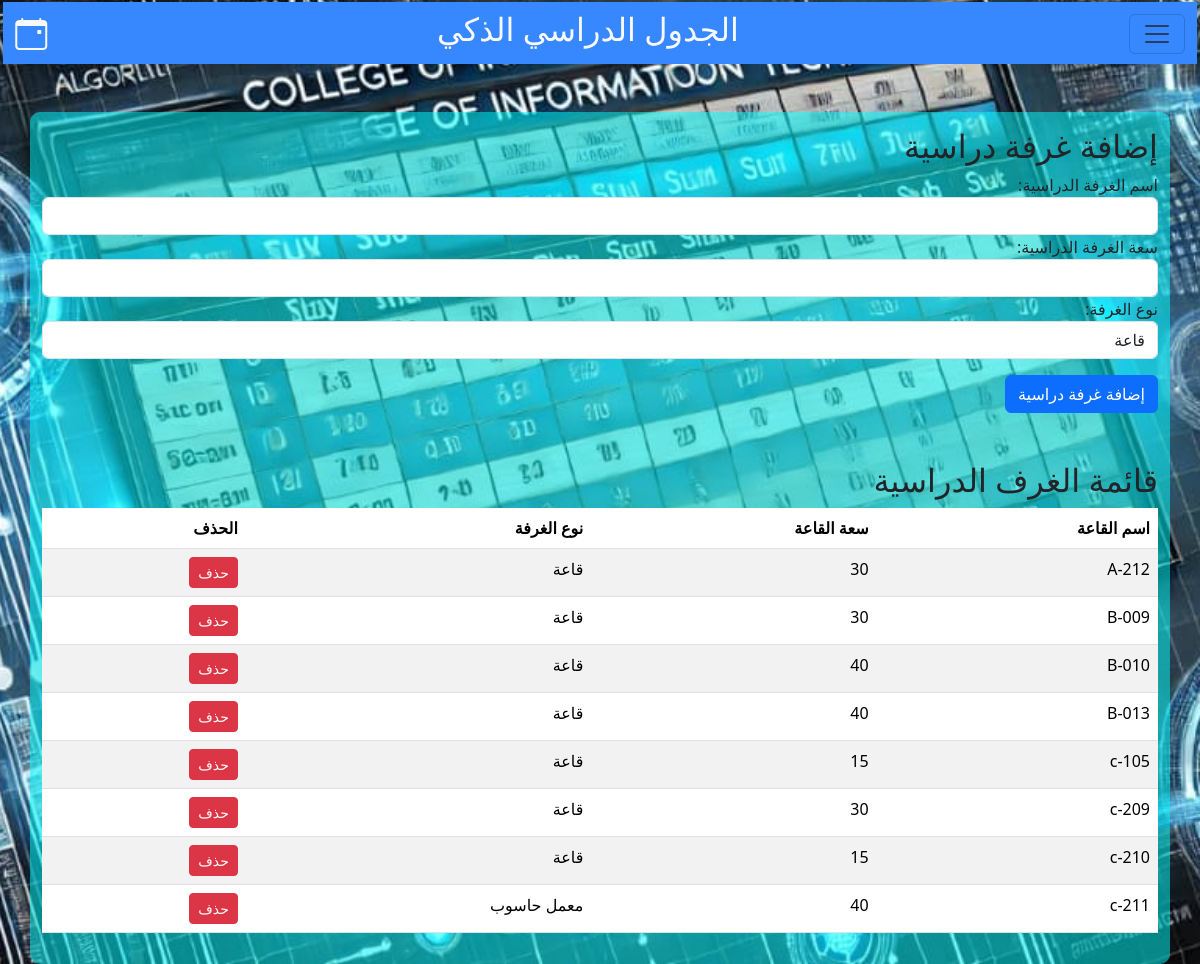
The page /add_room/ (signed in) on the database its author committed.
### scheduler/models.py (models this page shows, shortened)
class Room(models.Model):
    ROOM_TYPES = [
        ('hall', 'قاعة'),
        ('computer_lab', 'معمل حاسوب'),
        ('chemistry_lab', 'معمل كيمياء'),
        ('rocks_lab', 'معمل صخور'),
        ('biology_lab', 'معمل أحياء'),
        ('movable_prosthetics_lab', 'معمل التركيبات المتحركة'),
        ('dental_lab', 'معمل صناعة الأسنان'),
        ('fixed_prosthetics_lab', 'معمل التركيبات الثابتة'),
        ('casting_lab', 'معمل الصب'),
        ('conservative_lab', 'معمل العلاج التحفظي'),
        ('electrical_engineering_lab', 'معمل هندسة كهربائية وإلكترونية'),
        ('materials_engineering_lab', 'معمل هندسة المواد'),
        ('renewable_energy_lab', 'معمل الطاقات المتجددة'),
    ]
    name = models.CharField(max_length=50)
    capacity = models.IntegerField()
    college = models.ForeignKey(College, on_delete=models.CASCADE)
    room_type = models.CharField(max_length=400, choices=ROOM_TYPES, default='hall')

### scheduler/views.py (the view, shortened to what this page needs)
# urls.py: path('add_room/', views.add_room, name='add_room'),
@login_required(login_url='Login_view')
def add_room(request):
    user_college = get_object_or_404(College, user=request.user)
    rooms = Room.objects.filter(college=user_college).order_by('name')
    return render(request, 'add_room.html', {'rooms': rooms})

### templates/add_room.html (shortened to what this page needs)
{% extends 'base.html'%}
{% load static %}
{% block contant %}
<div class="add">
  <nav class="navbar sticky-top"  >
    <div class="container-fluid">
      <i class="bi bi-calendar-event fs-2 text-light"></i>
      <h2 class="text-light"> الجدول الدراسي الذكي</h2>
      <button class="navbar-toggler " type="button"  data-bs-toggle="offcanvas" data-bs-target="#offcanvasNavbar" aria-controls="offcanvasNavbar" aria-label="Toggle navigation">
        <span class="navbar-toggler-icon "></span>
      </button>
</nav>
<div class="container mt-5 add" dir="rtl">
  <h2>إضافة غرفة دراسية</h2>
  <form method="POST">
      <div class="form-group">
          <label for="name">اسم الغرفة الدراسية:</label>
          <input type="text" name="name" id="name" class="form-control" required>
      </div>
      <div class="form-group">
          <label for="capacity">سعة الغرفة الدراسية: </label>
          <input type="number" name="capacity" id="capacity" class="form-control" required>
      </div>
      <div class="form-group">
        <label for="room_type">نوع الغرفة:</label>
        <select name="room_type" id="room_type" class="form-control" required>
            <option value="hall">قاعة</option>
        </select>
    </div>
      <button type="submit" class="btn btn-primary mt-3">إضافة غرفة دراسية</button>
  </form>
  <h2 class="mt-5">قائمة الغرف الدراسية</h2>
  <table class="table table-striped">
      <thead>
          <tr>
              <th>اسم القاعة</th>
              <th>سعة القاعة</th>
              <th>نوع الغرفة</th>
              <th>الحذف</th>
          </tr>
      </thead>
      <tbody>
          {% for room in rooms %}
          <tr>
              <td>{{ room.name }}</td>
              <td>{{ room.capacity }}</td>
              <td>{{ room.get_room_type_display }}</td>
              <td>
                <a href="{% url 'delete_room' room.id %}" class="btn btn-danger btn-sm">حذف</a>
              </td>
          </tr>
          {% endfor %}
      </tbody>
  </table>
</div>
</div>
{% endblock %}

### schedule_optimizer/static/css/main.css (style rules this page uses)
.navbar { background-color: rgb(55, 135, 255); margin: .1rem .2rem; height: 3.9rem; }
.container { background-color:rgba(0, 255, 255, 0.5); padding: 15px; border-radius: 10px; }

### rows shown on the page
Room: name "A-212", capacity "30", room_type "قاعة"
Room: name "B-009", capacity "30", room_type "قاعة"
Room: name "B-010", capacity "40", room_type "قاعة"
Room: name "B-013", capacity "40", room_type "قاعة"
Room: name "c-105", capacity "15", room_type "قاعة"
Room: name "c-209", capacity "30", room_type "قاعة"
Room: name "c-210", capacity "15", room_type "قاعة"
Room: name "c-211", capacity "40", room_type "معمل حاسوب"
